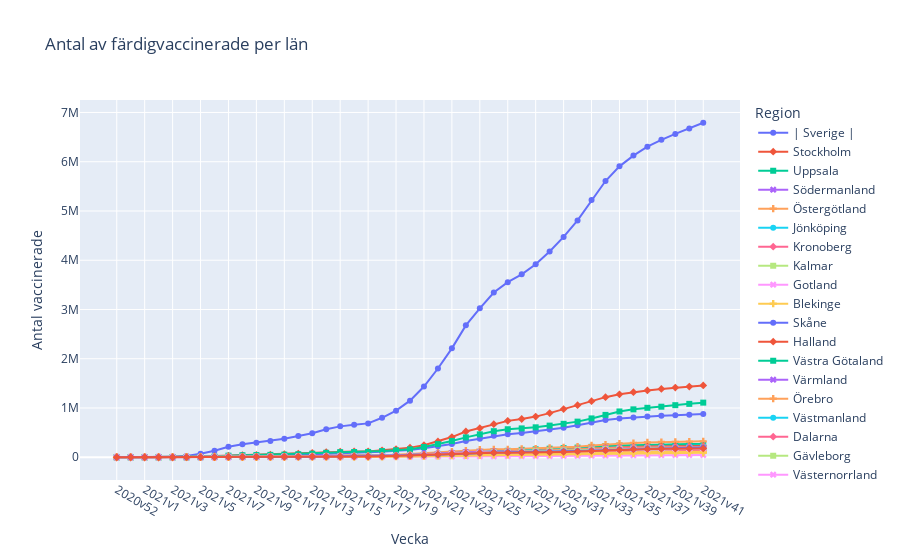

The cell this chart's notebook holds for it:
### Code cell
fig = px.line(vaccin_2dos_län, x="Vecka", y="Antal vaccinerade", color="Region", symbol="Region", title="Antal av färdigvaccinerade per län")
fig.show()
